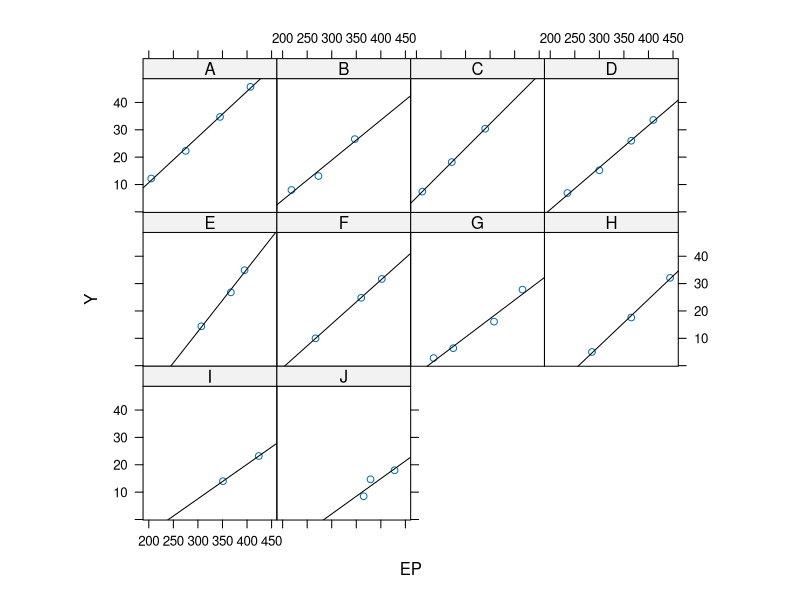

Write the R code that produced this figure. (Note: this script raises an error after producing the figure.)
# R Workshop Session 4: Mixed Effects Models
## Bill Venables, CSIRO, Australia
## UseR! 2012, Nashville, 11 June, 2012


# Contents
## 1 An introductory example: petroleum extraction
#### 1.1 Fixed or random?
## 2 An extended example: going fishing
#### 2.1 A brief look at generalized linear/additive mixed models
#### 2.2 Appendix: Two helper functions:
## 3 Technical highlights
## References
## Session information


# 1 An introductory example: petroleum extraction

## The petrol data of N. L. Prater.
## • No = crude oil sample identification label. (Factor.)
## • SG = specific gravity, degrees API. (Constant within sample.)
## • VP = vapour pressure in pounds per square inch. (Constant within sample.)
## • V10 = volatility of crude; ASTM 10% point. (Constant within sample.)
## • EP = desired volatility of gasoline. (The end point. Varies within sample.)
## • Y = yield as a percentage of crude.


## For a description in R:

library(MASS)
?petrol
head(petrol)

## For a more complete description of the data and an alternative
## (somewhat fussy) analysis see the betareg package, (Cribari-Neto and
## Zeileis, 2010). ?GasolineYield.

## An initial look at the data:

require(lattice)
## lattice.options(default.theme = standard.theme(color = TRUE))
print(xyplot(Y ~ EP | No, petrol, as.table = TRUE, aspect = 1,
              panel = function(x, y, ...) {
                panel.xyplot(x, y, ...)
                panel.lmline(x, y)
              }))
petrol <- within(petrol, EPc <- EP - mean(EP)) ### for convenience
Store(petrol)


# 1.1 Fixed or random?

## A pure fixed effects model treats the crude oil samples as independent
## with the residual error as the only source of randomenss.

## A random effects model treats them as possibly dependent, in that
## they may share the value of a latent random variable, addition to the
## residual error.

## The obvious candidate predictor to be regarded as injecting an
## additional source of randomenss is the crude oil sample indicator, No.


## Fixed effects only.

options(show.signif.stars = FALSE)
m3 <- lm(Y ~ 0 + No/EP, petrol) ## 10 ints + 10 slopes
m2 <- lm(Y ~ 0 + No + EP, petrol) ## 10 ints + 1 slope
m1 <- lm(Y ~ 1 + SG + VP + V10 + EP, petrol) ## (1 int + 3 coeffs) + 1 slope
anova(m1, m2, m3)

## Parallel regressions, but differences between samples cannot quite be
## explained by regression on the other variables.


## Random effects alternatives:

suppressPackageStartupMessages(library(lme4)) ## alt. nlme
Rm1 <- lmer(Y ~ 1 + SG+VP+V10 + EPc + (1|No), data = petrol)
Rm2 <- lmer(Y ~ 1 + SG+VP+V10 + EPc + (1+EPc|No), data = petrol)
anova(Rm1, Rm2)

## Emphatically different slopes are not needed!

  
## The problem is that the variance estimates are REML rather than
## maximum likelihood.

Rm1_ML <- update(Rm1, REML = FALSE)
Rm2_ML <- update(Rm2, REML = FALSE)
anova(Rm1_ML, Rm2_ML)

## Still pretty emphatically not needed.


## Inspecting the random effects fit:

print(summary(Rm1), correlation = FALSE)
print(summary(Rm2), correlation = FALSE)

## Use 'fixef' for fixed effect estimates and 'ranef' for BLUPs:

cbind(Rm1 = ranef(Rm1)$No, Rm2 = ranef(Rm2)$No)

## Variances and correlations

VarCorr(Rm2)


# 2 An extended example: going fishing

## The Headrope data set gives catch and effort data from a prawn
## fishery.
## • The fishery has 7 Stock regions Tig1...Tig7, West to East.
## • The data is for 20 seasons (YearF) 1987...2006. (Y2K = year - 2000.)
## • There are 236 Vessels, which visit one or more stock regions
##   within a season, each for one or more Days.
## • The response for which a model is required is the total Catch in
##   kg, by a vessel within a stock region for a season.
## • Additionally the vessels have Hull size, engine Power and the
##   Headrope length they were using recorded. 
##   (These are constant within season, but may change between seasons.)


data(Headrope)
dim(Headrope)
head(Headrope, 2)
Headrope <- within(Headrope, YearF <- factor(YearF)) ## needed
Store(Headrope)

## The purpose of the study was to gain some insight on the marginal
## effect of headrope length on the catch.

## A multiplicative (log-linear) model was suggested, with additive
## random effects for a) vessel and b) stock regions over seasons.


## Two random effects models: the first is the simpler

HRmodel1 <- lmer(log(Catch) ~ 0 + log(Days) + Y2K + log(Head) +
                 log(Power) + log(Hull) + Stock +
                 (1|Vessel) + (1|YearF/Stock), Headrope)
HRmodel1_ML <- update(HRmodel1, REML = FALSE)
Store(HRmodel1)

## The second has a more elaborate random effect structure:
  
HRmodel2 <- lmer(log(Catch) ~ 0 + log(Days) + Y2K + log(Head) +
                 log(Power) + log(Hull) + Stock +
                 (1|Vessel) + (0 + Stock|YearF),
                 data = Headrope)
HRmodel2_ML <- update(HRmodel2, REML = FALSE)
Store(HRmodel2, HRmodel2_ML)


## The more elaborate model seems justified by AIC, but not BIC!

anova(HRmodel1_ML, HRmodel2_ML)


## The fixed effects estimates are very similar:

cbind(m1 = fixef(HRmodel1), m2 = fixef(HRmodel2))

## Some notes:
## • The coeficient on log(Days) is slightly larger than 1, (but
##   significantly). A coeficient of 1 would imply that, mutatis
##   mutandis, catch is proportional to "effort" (measured in boat days).
## • The coeficient of Y2K suggests an average fishing power increase
##   in the order of 2.5%-3.5% per year. This looks about right, but it
##   is confounded with change in the stock abundance. Essentially the
##   job of disentangling this confounding is what stock assessment is
##   all about (and why it is so hard).

## For reference we include a copy of the summary of the more elaborate
## model below.


print(summary(HRmodel2), correlation = FALSE)


# 2.1 A brief look at generalized linear/additive mixed models

## Software for GLMMs is still somewhat developmental.
## • glmmPQL in MASS is based on nlme, but handles general cases.
## • glmer from the lme4 package handles some GLMMs but is
##   restricted in the families it can take. (In particular, quasipoisson
##   is NOT included.)

## The software for GAMMs also uses a linear ME engine.
## • gamm from the mgcv package uses nlme engine,
## • gamm4 from he gamm4 package (Wood, 2011), uses lme4 engine,
##   (and so has the same limitations).

## Both gamm and gamm4 return a composite object with an lme and a
## gam component. Manipulation is tricky.


## To illuatrate, we construct a GLMM and a GAMM for the Tiger Prawn
## species split example. The model structure is slightly simplified relative
## to the working model.

## We use two helper functions, Hyear and twoWay which will be defined
## at the end.


## First, the GlMM:

library(splines)
library(MASS)
TModelGLMM <- glmmPQL(Psem/Total ~ ns(Coast, 6) + ns(Sea, 5) +
                      twoWay(DayOfYear, Sea) + ns(Depth, k = 5) +
                      Hyear(DayOfYear, 2) + ns(Mud, k = 5),
                      random = ~1|Survey,
                      family = quasibinomial, data = Tigers,
                      niter = 40, weights = Total)
Store(TModelGLMM)

## Note that the random component is defined separately from the main
## formula, in nlme style.


## For a GAM with smoothed terms:

library(mgcv)
TModelGAMM <- gamm(formula = Psem/Total ~ s(Coast, k = 5) + s(Sea, k = 5) +
                   twoWay(DayOfYear, Sea) +
                   s(DayOfYear, k = 5, bs = "cc") + s(Depth, k = 5) +
                   s(Mud, k = 5),
                   random = list(Survey = ~1),
                   family = quasibinomial, data = Tigers,
                   niterPQL = 40,
                   weights = Total)
Store(TModelGAMM)

## The random effects from these different models are quite similar. We
## illustrate below. (We also use the thigmophobe function from the
## plotrix package, (Lemon, 2006), to minimise clashes in annotation
## of the poings


re1 <- ranef(TModelGLMM)
re2 <- ranef(TModelGAMM$lme)$Survey ## obscure
re12 <- cbind(re1, re2)
names(re12) <- c("GLMM", "GAMM")
re12


layout(rbind(1:2), widths = c(3.5, 1))
library(plotrix)
with(re12, {
  nos <- seq_along(GLMM)
  plot(GLMM ~ GAMM, pch = 20, col = "red", bty = "n")
  pos <- thigmophobe(GAMM, GLMM)
  text(GLMM ~ GAMM, labels = nos, xpd = NA, pos = pos)
  par(mar = c(0,0,0,0), xpd = NA)
  frame()
  legend("center", paste(format(nos), rownames(re12),
    sep = ": "), bty = "n")
})



# 2.2 Appendix: Two helper functions:

## These are needed to define harmonic terms and interactions.

Harm <- function (theta, k = 4) {
  X <- matrix(0, length(theta), 2 * k)
  nam <- as.vector(outer(c("c", "s"), 1:k, paste, sep = ""))
  dimnames(X) <- list(names(theta), nam)
  m <- 0
  for (j in 1:k) {
    X[, (m <- m + 1)] <- cos(j * theta)
    X[, (m <- m + 1)] <- sin(j * theta)
  }
  X
}
Hyear <- function(x, k = 4)
  Harm(2*base::pi*x/365.25, k)
twoWay <- local({
  `%star%` <- function(X, Y) {
    X <- as.matrix(X)
    Y <- as.matrix(Y)
    stopifnot(is.numeric(X), is.numeric(Y),
      nrow(X) == nrow(Y))
    XY <- matrix(NA, nrow(X), ncol(X)*ncol(Y))
    k <- 0
    for(i in 1:ncol(X))
      for(j in 1:ncol(Y)) {
        k <- k+1
        XY[, k] <- X[, i] * Y[, j]
      }
    XY
  }
  function(day, sea, k = c(3,2))
    Hyear(day, k[1]) %star% ns(sea, k[2])
})


# 3 Technical highlights

## • Slide...


# References

## Cribari-Neto, F. and A. Zeileis (2010). Beta regression in R. Journal
## of Statistical Software 34(2), 1{24.

## Lemon, J. (2006). Plotrix: a package in the red light district of R.
## R-News 6(4), 8{12.

## Venables, W. N. and B. D. Ripley (2002). Modern Applied Statistics
## with S (Fourth ed.). New York: Springer. ISBN 0-387-95457-0.

## Wood, S. (2011). gamm4: Generalized additive mixed models using
## mgcv and lme4. CRAN. R package version 0.1-5.


# Session information

sessionInfo()
